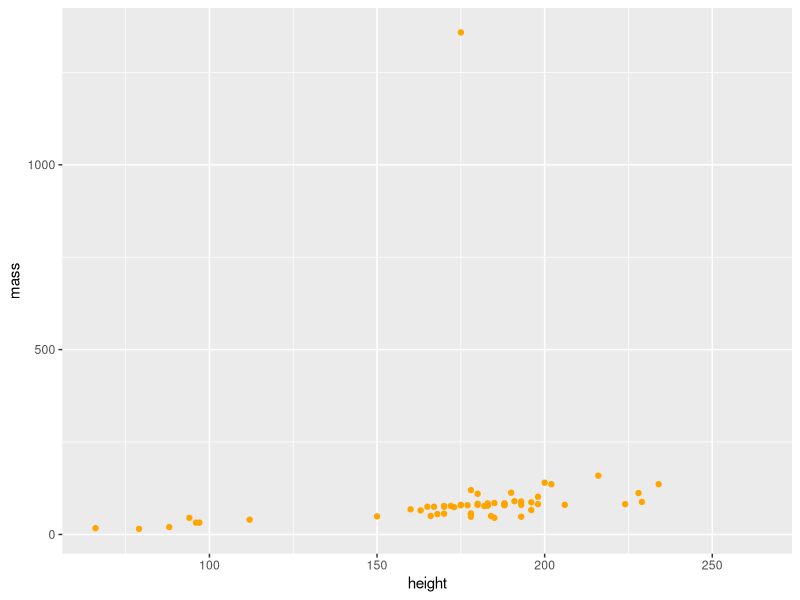

The R source for this figure:
## ---- chunk 1
knitr::opts_chunk$set(echo = TRUE)
library(tidyverse)
## ---- chunk 2
head(starwars)

tail(starwars)

dim(starwars)

summary(starwars)
## ---- chunk 3
ggplot(data = starwars, aes(x = height, y = mass)) +
  geom_point(color = "orange")
## ---- chunk 4
sw_height_mean <- mean(starwars$height, na.rm = TRUE)
sw_height_mean

#Using similar naming system, find:
# Variance of character height (var())
# Standard deviation of character height (sd())

sw_height_var <- var(starwars$height, na.rm = TRUE)
sw_height_var

sw_height_sd <- sd(starwars$height, na.rm = TRUE)
sw_height_sd
## ---- chunk 5
5 < 10

# alphabetically ordered
"cat" > "armadillo"

"cat" > "elephant"

"dog" == "dog"
## ---- chunk 6
10 <= 11

5 >= 4

3 <= 1
## ---- chunk 7
tarantulas <- c(1,3,7,10,15)

tarantulas > 5
## ---- chunk 8
3 < 1 | 8 > 2

6 < 10 & 5 < 1

7 != 11


4 != 4  | 2 < 5 | 6 > 10 # this is a union statement

0 == FALSE
1 == TRUE
